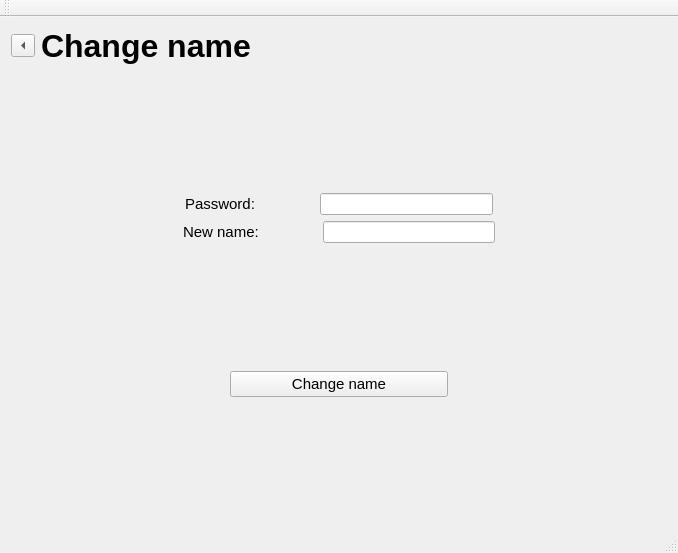
<?xml version="1.0" encoding="UTF-8"?>
<ui version="4.0">
 <class>newnamewindowClass</class>
 <widget class="QMainWindow" name="newnamewindowClass">
  <property name="geometry">
   <rect>
    <x>0</x>
    <y>0</y>
    <width>678</width>
    <height>553</height>
   </rect>
  </property>
  <property name="windowTitle">
   <string>newnamewindow</string>
  </property>
  <widget class="QWidget" name="centralWidget">
   <layout class="QVBoxLayout" name="verticalLayout_2">
    <item>
     <layout class="QVBoxLayout" name="verticalLayout">
      <item>
       <layout class="QHBoxLayout" name="horizontalLayout">
        <item>
         <widget class="QToolButton" name="toolButton">
          <property name="text">
           <string>...</string>
          </property>
          <property name="arrowType">
           <enum>Qt::ArrowType::LeftArrow</enum>
          </property>
         </widget>
        </item>
        <item>
         <widget class="QLabel" name="label">
          <property name="font">
           <font>
            <pointsize>24</pointsize>
            <bold>true</bold>
           </font>
          </property>
          <property name="text">
           <string>Change name</string>
          </property>
         </widget>
        </item>
        <item>
         <spacer name="horizontalSpacer_2">
          <property name="orientation">
           <enum>Qt::Orientation::Horizontal</enum>
          </property>
          <property name="sizeHint" stdset="0">
           <size>
            <width>40</width>
            <height>20</height>
           </size>
          </property>
         </spacer>
        </item>
       </layout>
      </item>
      <item>
       <spacer name="verticalSpacer_5">
        <property name="orientation">
         <enum>Qt::Orientation::Vertical</enum>
        </property>
        <property name="sizeHint" stdset="0">
         <size>
          <width>20</width>
          <height>40</height>
         </size>
        </property>
       </spacer>
      </item>
      <item>
       <layout class="QHBoxLayout" name="horizontalLayout_3"/>
      </item>
      <item>
       <layout class="QHBoxLayout" name="horizontalLayout_5"/>
      </item>
      <item>
       <layout class="QHBoxLayout" name="horizontalLayout_6">
        <item>
         <spacer name="horizontalSpacer_10">
          <property name="orientation">
           <enum>Qt::Orientation::Horizontal</enum>
          </property>
          <property name="sizeHint" stdset="0">
           <size>
            <width>40</width>
            <height>20</height>
           </size>
          </property>
         </spacer>
        </item>
        <item>
         <widget class="QLabel" name="label_4">
          <property name="font">
           <font>
            <pointsize>11</pointsize>
           </font>
          </property>
          <property name="text">
           <string>Password:              </string>
          </property>
         </widget>
        </item>
        <item>
         <widget class="QLineEdit" name="lineEditPassword"/>
        </item>
        <item>
         <spacer name="horizontalSpacer_5">
          <property name="orientation">
           <enum>Qt::Orientation::Horizontal</enum>
          </property>
          <property name="sizeHint" stdset="0">
           <size>
            <width>40</width>
            <height>20</height>
           </size>
          </property>
         </spacer>
        </item>
       </layout>
      </item>
      <item>
       <layout class="QHBoxLayout" name="horizontalLayout_7">
        <item>
         <spacer name="horizontalSpacer_11">
          <property name="orientation">
           <enum>Qt::Orientation::Horizontal</enum>
          </property>
          <property name="sizeHint" stdset="0">
           <size>
            <width>40</width>
            <height>20</height>
           </size>
          </property>
         </spacer>
        </item>
        <item>
         <widget class="QLabel" name="label_5">
          <property name="font">
           <font>
            <pointsize>11</pointsize>
           </font>
          </property>
          <property name="text">
           <string>New name:              </string>
          </property>
         </widget>
        </item>
        <item>
         <widget class="QLineEdit" name="lineEditName"/>
        </item>
        <item>
         <spacer name="horizontalSpacer_6">
          <property name="orientation">
           <enum>Qt::Orientation::Horizontal</enum>
          </property>
          <property name="sizeHint" stdset="0">
           <size>
            <width>40</width>
            <height>20</height>
           </size>
          </property>
         </spacer>
        </item>
       </layout>
      </item>
      <item>
       <layout class="QHBoxLayout" name="horizontalLayout_8"/>
      </item>
      <item>
       <spacer name="verticalSpacer_2">
        <property name="orientation">
         <enum>Qt::Orientation::Vertical</enum>
        </property>
        <property name="sizeHint" stdset="0">
         <size>
          <width>20</width>
          <height>40</height>
         </size>
        </property>
       </spacer>
      </item>
      <item>
       <layout class="QHBoxLayout" name="horizontalLayout_9">
        <item>
         <spacer name="horizontalSpacer_14">
          <property name="orientation">
           <enum>Qt::Orientation::Horizontal</enum>
          </property>
          <property name="sizeHint" stdset="0">
           <size>
            <width>40</width>
            <height>20</height>
           </size>
          </property>
         </spacer>
        </item>
        <item>
         <widget class="QPushButton" name="pushButtonName">
          <property name="sizePolicy">
           <sizepolicy hsizetype="MinimumExpanding" vsizetype="Fixed">
            <horstretch>0</horstretch>
            <verstretch>0</verstretch>
           </sizepolicy>
          </property>
          <property name="font">
           <font>
            <pointsize>11</pointsize>
           </font>
          </property>
          <property name="text">
           <string>Change name</string>
          </property>
         </widget>
        </item>
        <item>
         <spacer name="horizontalSpacer_13">
          <property name="orientation">
           <enum>Qt::Orientation::Horizontal</enum>
          </property>
          <property name="sizeHint" stdset="0">
           <size>
            <width>40</width>
            <height>20</height>
           </size>
          </property>
         </spacer>
        </item>
       </layout>
      </item>
      <item>
       <spacer name="verticalSpacer_4">
        <property name="orientation">
         <enum>Qt::Orientation::Vertical</enum>
        </property>
        <property name="sizeHint" stdset="0">
         <size>
          <width>20</width>
          <height>40</height>
         </size>
        </property>
       </spacer>
      </item>
     </layout>
    </item>
   </layout>
  </widget>
  <widget class="QMenuBar" name="menuBar">
   <property name="geometry">
    <rect>
     <x>0</x>
     <y>0</y>
     <width>678</width>
     <height>21</height>
    </rect>
   </property>
  </widget>
  <widget class="QToolBar" name="mainToolBar">
   <attribute name="toolBarArea">
    <enum>TopToolBarArea</enum>
   </attribute>
   <attribute name="toolBarBreak">
    <bool>false</bool>
   </attribute>
  </widget>
  <widget class="QStatusBar" name="statusBar"/>
 </widget>
 <layoutdefault spacing="6" margin="11"/>
 <resources/>
 <connections/>
</ui>
